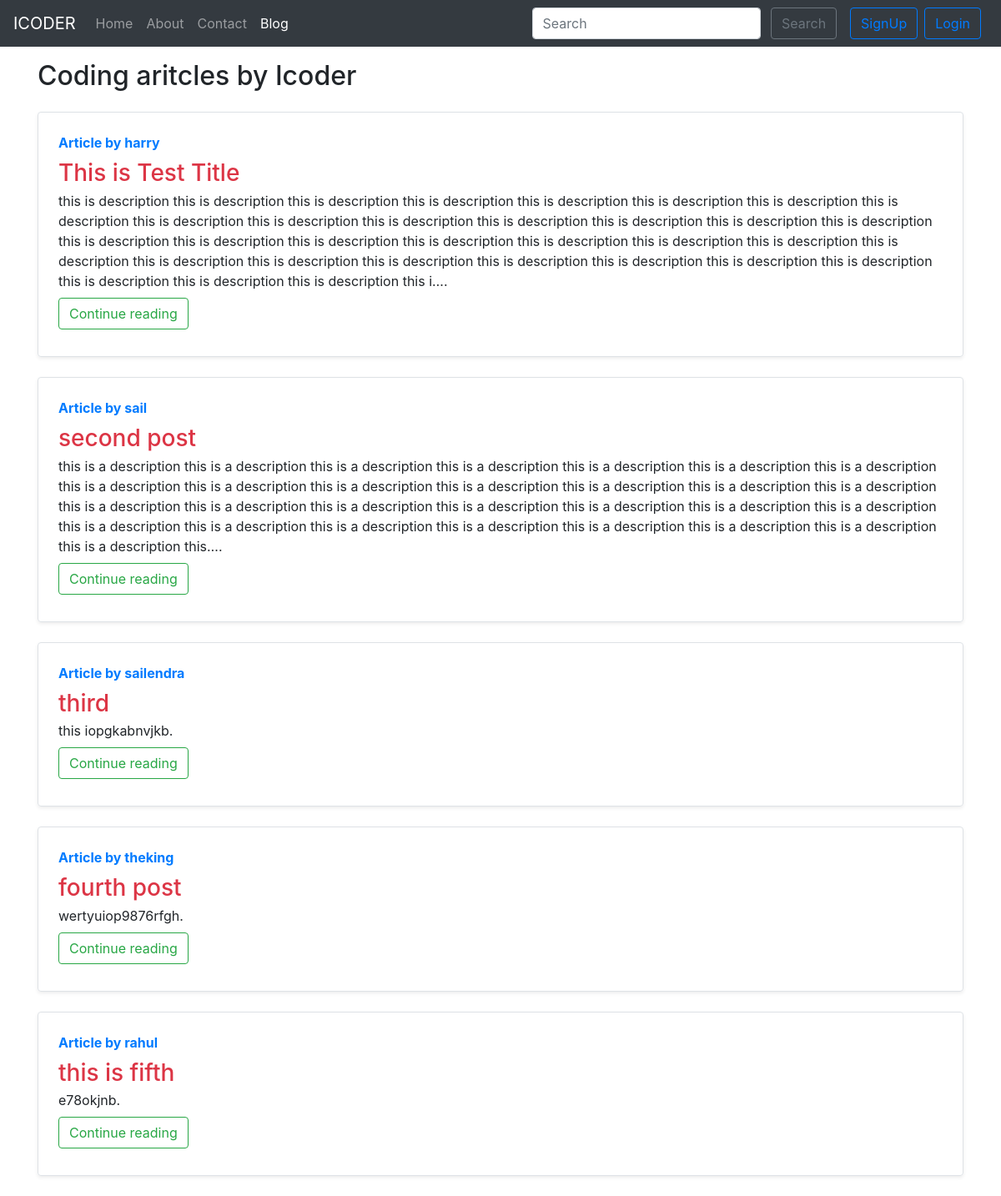
Screenshot of /blog/ with the database file from the repository.
### blog/models.py (models this page shows, shortened)
class Post(models.Model):
    sno = models.AutoField(primary_key=True)
    title = models.CharField(max_length=80)
    author = models.CharField(max_length=20)
    slug = models.CharField(max_length=120)
    content = models.TextField()
    timeStamp = models.DateTimeField(blank=True)

### blog/views.py (the view)
# urls.py: path('', views.blogHome, name='blogHome'),
def blogHome(request):
    allPosts = Post.objects.all()
    context = {'allPosts': allPosts}
    return render(request, 'blog/blogHome.html', context)

### templates/blog/blogHome.html (shortened to what this page needs)
{% extends 'base.html' %}
{% block blogactive %} active {% endblock blogactive %}
{% block body %}
<div class="container my-3">
    <h2> Coding aritcles by Icoder</h2>
    {% for post in allPosts %}
    <div
        class="row no-gutters border my-4 rounded overflow-hidden flex-md-row mb-4 shadow-sm h-md-250 position-relative">
        <div class="col p-4 d-flex flex-column position-static">
            <strong class="d-inline-block mb-2 text-primary">Article by {{post.author}}</strong>
            <h3 class="mb-0"> <a class="text-danger" href="/blog/{{post.slug}}">{{post.title}}</a></h3>
            <p class="card-text mb-auto">{{post.content|truncatechars:700}}.</p>
            <div class="my-2">
                <a href="/blog/{{post.slug}}" role="button" class="btn btn-outline-success">Continue reading</a>
            </div>
        </div>
    </div>
    {% endfor %}
</div>
{% endblock body %}

### rows the page displays
Post: author "harry", title "This is Test Title", content "this is description this is description this is description this is description this is description this is description this is description this is description this is description this is description this is description this is description this is description this is description this is description this is description this is description this is description this is description this is description this is description this is description this is description this is description this is description this is description this is description this is description this is description this is description this is description this is description this is description this i…"
Post: author "sail", title "second post", content "this is a description this is a description this is a description this is a description this is a description this is a description this is a description this is a description this is a description this is a description this is a description this is a description this is a description this is a description this is a description this is a description this is a description this is a description this is a description this is a description this is a description this is a description this is a description this is a description this is a description this is a description this is a description this is a description this is a description this…"
Post: author "sailendra", title "third", content "this iopgkabnvjkb"
Post: author "theking", title "fourth post", content "wertyuiop9876rfgh"
Post: author "rahul", title "this is fifth", content "e78okjnb"
